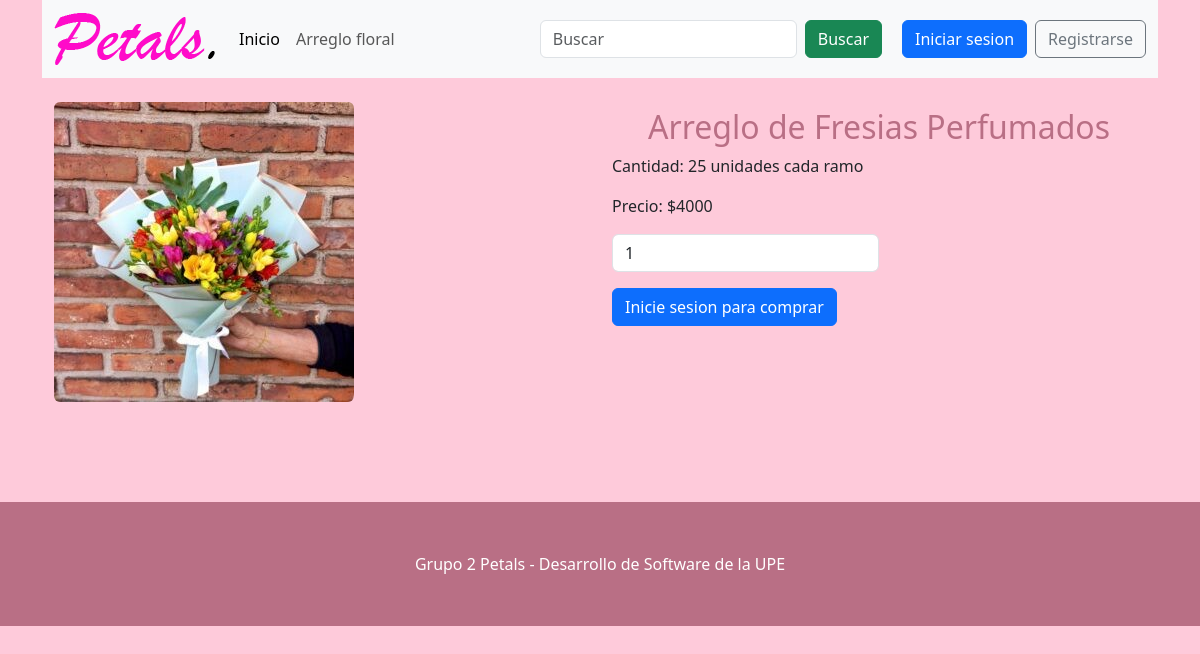
/producto.php?id=7580, run on the app's committed database.
### tables this page shows
CREATE TABLE `producto_catalogo` (
  `Imagen_del_AF` varchar(45) NOT NULL,
  `Nombre_del_AF` varchar(45) NOT NULL,
  `Codigo_del_AF` int(11) NOT NULL,
  `Precio_del_AF` int(11) NOT NULL,
  `Descripcion_del_AF` varchar(50) DEFAULT NULL,
  `Activo` varchar(10) NOT NULL,
  `IDProducto_Catalogo` int(11) NOT NULL
);

### producto.php (the view, shortened to what this page needs)
<?php
include 'app/conexion.php';
$id = $_GET['id'];
$sql = "select * from producto_catalogo where IDProducto_Catalogo=$id";
$result = mysqli_query($conexion, $sql);
$reg = mysqli_fetch_assoc($result);
include 'sections/header.php';
?>
<section class="container">
	<div class="row">
		<div class="col-md-6 mt-4">
			<img src="imagenes/<?php echo  $reg["Imagen_del_AF"] ?>" alt="<?php echo  $reg["Imagen_del_AF"] ?>" class="rounded">
		</div>
		<div class="col-md-6">
			<h2><?php echo  $reg["Nombre_del_AF"] ?></h2>
			<p>Cantidad: <?php echo  $reg["Descripcion_del_AF"] ?> cada ramo</p>
			<p>Precio: $<?php echo $reg["Precio_del_AF"] ?></p>
			<form action="app/cart.php" method="POST">
				<div class="mb-3">
					<input type="number" class="form-control w-50" name="cantidad" placeholder="ingrese cantidad" required min="1" value="1">
				</div>
				<?php
				if (!empty($_SESSION['user']))
				{
					echo "<input type='submit' value='Agregar al Carrito' class='btn btn-primary'>";
				}
				else
				{
					echo "<a href='login.php' class='btn btn-primary'>Inicie sesion para comprar</a>";
				}
				?>
			</form>
		</div>
	</div>
</section>
<?php require_once 'sections/footer.php'; ?>

### style.css (style rules this page uses)
body { background-color: #fecada; }
h1, h2 { text-align: center; margin-top: 30px; color: #b96f85; }

### data on the page
producto_catalogo: Imagen_del_AF (picture), Nombre_del_AF "Arreglo de Fresias Perfumados", Descripcion_del_AF "25 unidades", Precio_del_AF "4000"
